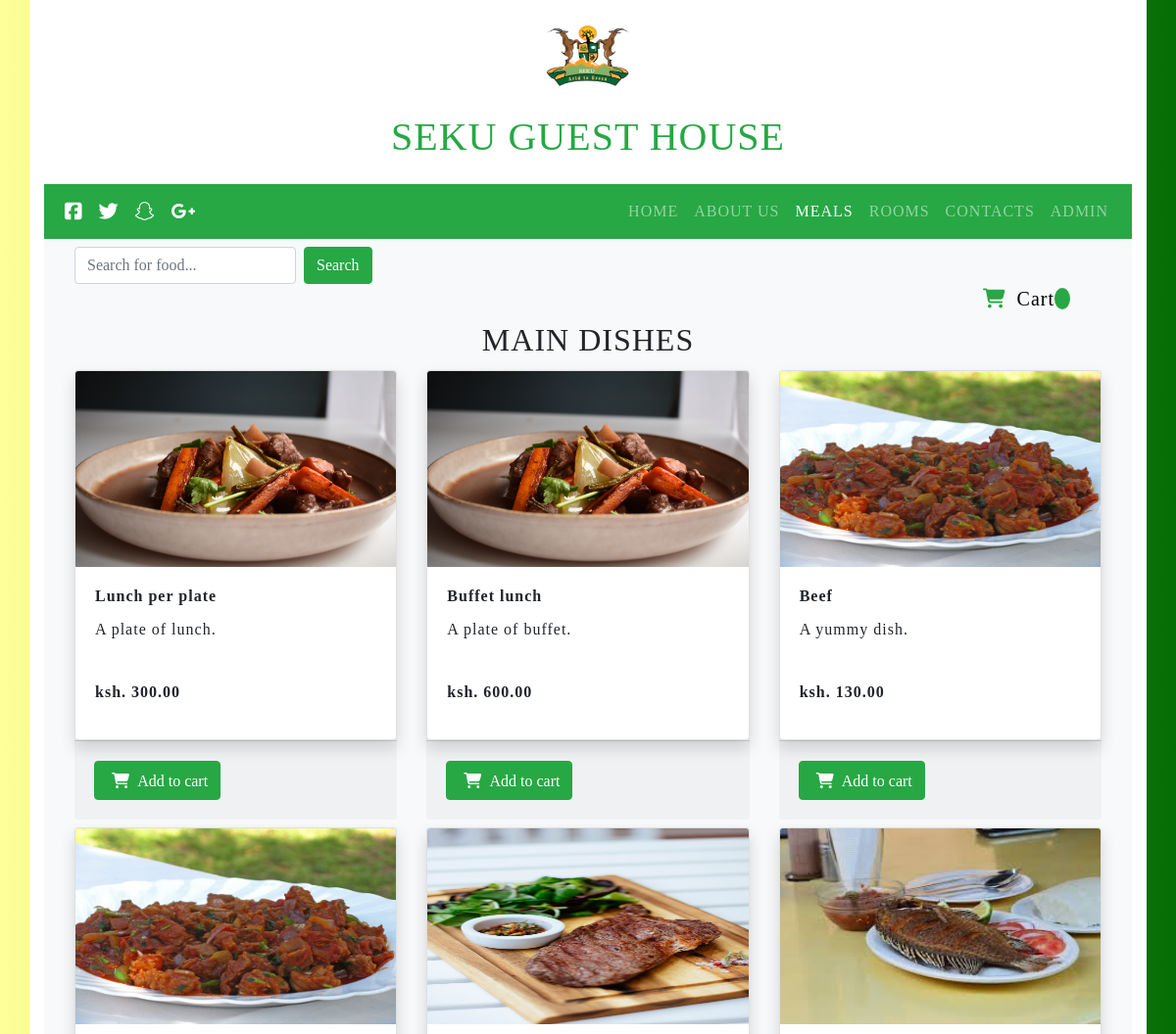
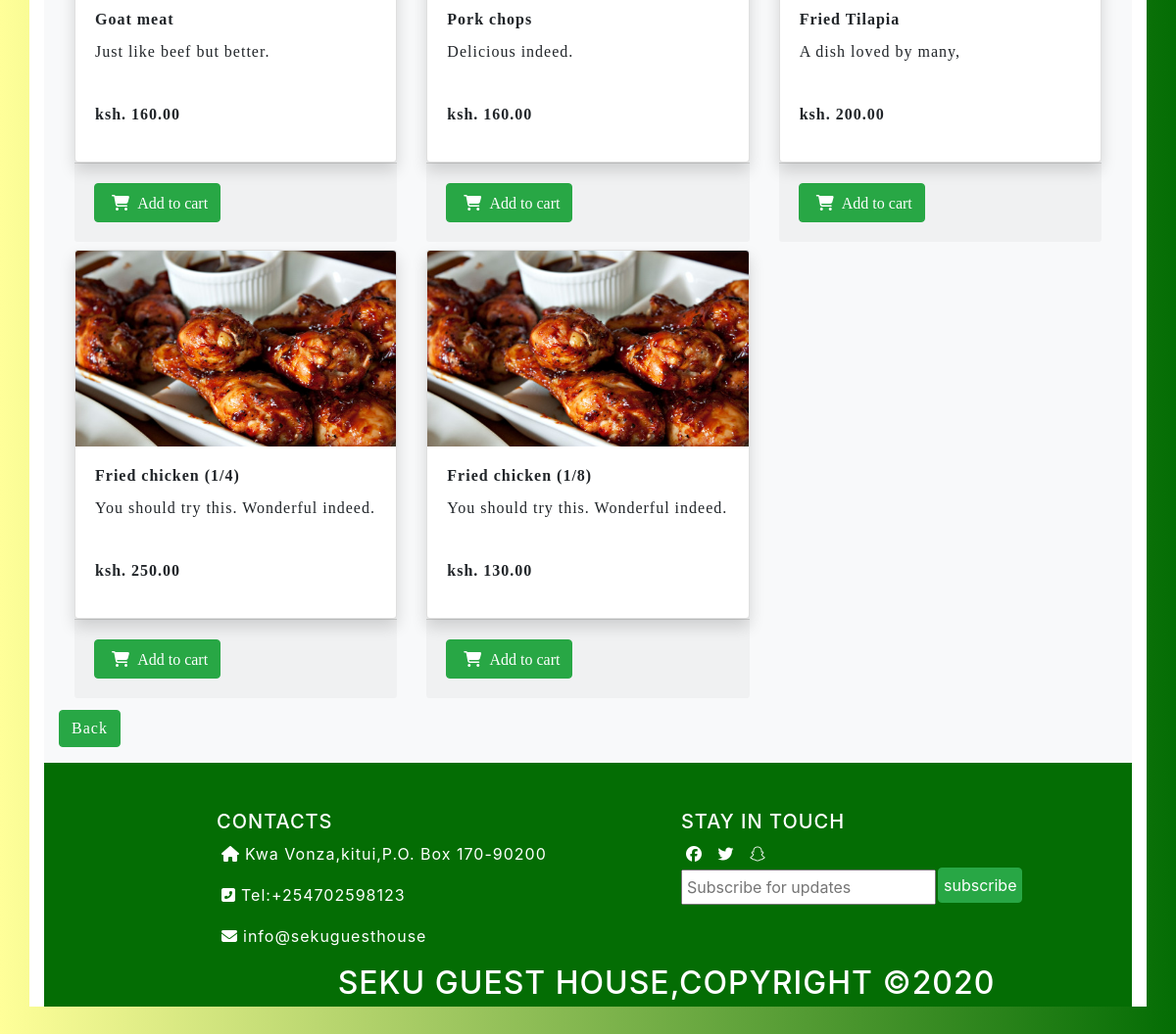
Page /sub-meal7.php on the committed database (2 pictures, top to bottom).
### tables this page shows
CREATE TABLE `menu` (
  `FOOD_ID` int(10) NOT NULL,
  `NAME_OF_FOOD` varchar(100) NOT NULL,
  `CAT_OF_FOOD` varchar(100) NOT NULL,
  `PRICE` float(10,2) NOT NULL,
  `IMAGES` varchar(200) NOT NULL,
  `DESCRIPTION` varchar(200) NOT NULL,
  `FOOD_CODE` varchar(10) NOT NULL
);

### sub-meal7.php (the view, shortened to what this page needs)
<?php
include_once 'admin/includes/db.php';
?>
<!DOCTYPE html>
<html>
    <head>
        <link rel="stylesheet" href="css/meals.css">
        <link rel="stylesheet" type="text/css" href="css/bootstrap.css">
        <link href="http://cdnjs.cloudflare.com/ajax/libs/font-awesome/4.3.0/css/font-awesome.css" rel="stylesheet"  type='text/css'>
    </head>
  <div class="container bg-white">
            <div class="text-center " mr-5>
        <img src="images\Sekulogo.png" height=100px/>
                <div class="text-success py-3">
         <h2 class="h1 heading-4">SEKU GUEST HOUSE</h2>
                    </div class="bg-primary">
                </div>
        <nav class="navbar navbar-expand-lg navbar-dark badge-success">
            <a class="navbar-brand" href="#">
                <i class="fab fa-facebook-square"></i>
                <i class="fab fa-twitter"></i>
                <i class="fab fa-snapchat"></i>
                <i class="fab fa-google-plus-g"></i>
            </a>
            <div class="collapse navbar-collapse justify-content-end"  id="nav">
              <div class="navbar-nav pr-lg" >
                <a class="nav-item nav-link" href="index.php">HOME</a>
                <a class="nav-item nav-link" href="about.php">ABOUT US</a>
                <a class="nav-item nav-link active" href="meals.php"><span class="sr-only">(current)</span>MEALS</a>
                <a class="nav-item nav-link" href="Rooms.php">ROOMS</a>
                <a class="nav-item nav-link" href="contacts.php">CONTACTS</a>
                <a class="nav-item nav-link" href="admin/adminlog.php">ADMIN</a>
              </div>
            </div>
          </nav>
<section class="container bg-light py-2">
       <div>
      <form action="search.php" method="POST" class="form-inline">
        <input class="form-control mr-sm-2 ml-sm-3" type="text" name="search" placeholder="Search for food..." name="" aria-label="Search">
        <button class="btn btn-success my-sm-0" type="submit" name="submit">Search</button>
      </form>
     <a href="order-cart.php" style="text-decoration: none;color:#000;">
      <h5 align="right" class="mx-5"><i class="fas fa-shopping-cart text-success"></i>  Cart <span id="cart-item" class="rounded-circle bg-success px-2 text-white"></span></h5></a>
    </div>
    <h2 class="text-center">MAIN DISHES</h2>
              <?php
                if (!$connect){
                die("Database connection failed!");
              }else{
                $query = 'SELECT * FROM menu where CAT_OF_FOOD="main dishes"';
                $sql = mysqli_query($connect,$query);
                echo '<div class="row">';
                while($row=mysqli_fetch_assoc($sql)){
                  echo '<div class="col-lg-4 col-md-3 col-sm-12 my-1">';
                  echo '<div class="card shadow">';
                        echo '<img src="admin/images/'.$row["IMAGES"].'" class="card-img-top" alt="Main Dishes" width="300px" height="200px">';
                    echo '<div class="card-body">';
                      echo '<h6 class="card-title"><strong>'.$row['NAME_OF_FOOD'].'</strong></h6>';
                      echo '<p class="card-text">'.$row['DESCRIPTION'].'</p><br>';
                      echo '<p><strong>ksh. '.$row['PRICE'].'</strong></p>';
                  echo '</div>';
                    echo '</div>';
                  echo '<div class="card-footer">';
                    echo '<form action="" class="form-submit">';
                    ?>
                              <button class="btn btn-success text-center my-2 addItemBtn" name="add_to_cart"><i class="fas fa-shopping-cart"></i> Add to cart</button>
                    <?php
                      echo '</form>';
                      echo '</div>';
                    echo '</div>';
            }
            echo '</div>';
          }
        ?>
        <span><a href="meals.php" class="btn btn-success my-2">Back</a></span>
      </section>
    <footer>
        <div class="content justify-content-center">
  <div class="row">
  <div class="col-lg-6 col-md-6">
  <h5>CONTACTS</h5>
  <p><i class="fas fa-home"></i>Kwa Vonza,kitui,P.O. Box 170-90200</p>
  <p><i class="fas fa-phone-square-alt"></i>Tel:+254702598123</p>
  <p><i class="fas fa-envelope"></i>info@sekuguesthouse</p>
  </div>
<div class="col-lg-6 col-md-6">
  <h5>STAY IN TOUCH</h5>
  <i class="fab fa-facebook"></i>
  <i class="fab fa-twitter"></i>
  <i class="fab fa-snapchat"></i><br>
  <input type="email" placeholder="Subscribe for updates"><button class="btn btn-success">subscribe</button>
  </div>
  </div>
  <h2>SEKU GUEST HOUSE,COPYRIGHT &copy;2020</h2>
  </div>
      </div>
  </body>
</html>

### css/meals.css (style rules this page uses)
html, body, div, span, object, iframe, h1, h2, h3, h4, h5, h6, p, blockquote, pre, abbr, address, cite, code, del, dfn, em, img, ins, kbd, q, samp, small, strong, sub, sup, var, b, i, dl, dt, dd, ol, ul, li, fieldset, form, label, legend, table, caption, tbody, tfoot, thead, tr, th, td, article, aside, canvas, details, figcaption, figure, footer, header, hgroup, menu, nav, section, summary, time, mark, audio, video { margin:0; padding:0; border:0; outline:0; font-size:100%; vertical-align:baseline; background:transparent; }
i { padding:5px; }
h2 { text-align: center; font-weight: bold; }
.heading-4 { font-weight:bold; font-family:Georgia, 'Times New Roman', Times, serif; }
article,aside,details,figcaption,figure, footer,header,hgroup,menu,nav,section { display:block; }
a { margin:0; padding:0; font-size:100%; vertical-align:baseline; background:transparent; text-decoration: none; }
.navbar { font-family:Georgia, 'Times New Roman', Times, serif; }
input, select { vertical-align:middle; }
section { font-family:Georgia, 'Times New Roman', Times, serif; }
.content { padding-left:10rem; padding-top:3em; background-color:#046d04; color: white; }
.content .btn { padding:5px; margin-left:2px; }
.content input { padding:4px; margin-top:3px; }
footer h2 { margin-bottom:1em; text-align:center; padding-bottom:5px; }

### rows in the picture
menu: IMAGES (picture), NAME_OF_FOOD "Lunch per plate", DESCRIPTION "A plate of lunch.", PRICE "300.00"
menu: IMAGES (picture), NAME_OF_FOOD "Buffet lunch", DESCRIPTION "A plate of buffet.", PRICE "600.00"
menu: IMAGES (picture), NAME_OF_FOOD "Beef", DESCRIPTION "A yummy dish.", PRICE "130.00"
menu: IMAGES (picture), NAME_OF_FOOD "Goat meat", DESCRIPTION "Just like beef but better.", PRICE "160.00"
menu: IMAGES (picture), NAME_OF_FOOD "Pork chops", DESCRIPTION "Delicious indeed.", PRICE "160.00"
menu: IMAGES (picture), NAME_OF_FOOD "Fried Tilapia", DESCRIPTION "A dish loved by many,", PRICE "200.00"
menu: IMAGES (picture), NAME_OF_FOOD "Fried chicken (1/4)", DESCRIPTION "You should try this. Wonderful indeed.", PRICE "250.00"
menu: IMAGES (picture), NAME_OF_FOOD "Fried chicken (1/8)", DESCRIPTION "You should try this. Wonderful indeed.", PRICE "130.00"
